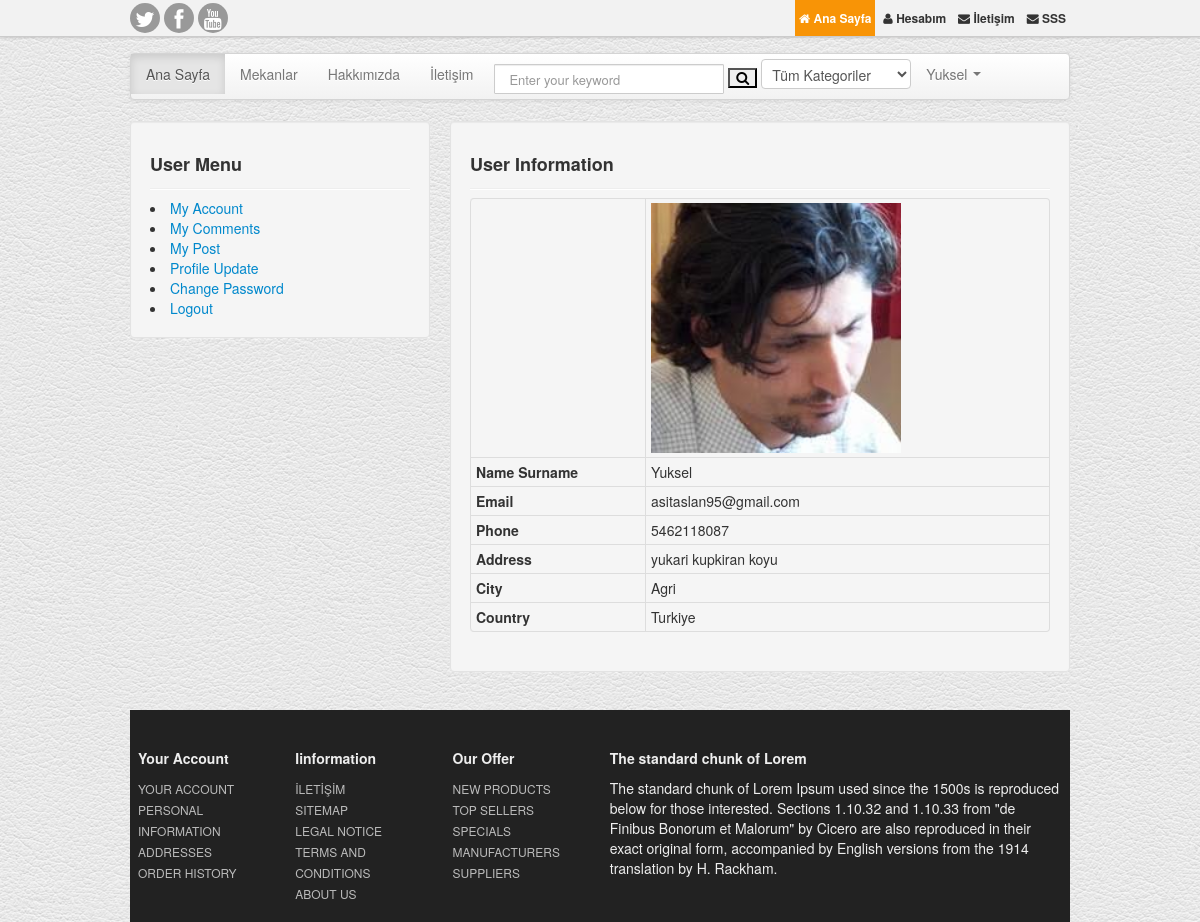
The page /user/ (signed in) on the database its author committed.
### home/models.py (models this page shows, shortened)
class UserProfile(models.Model):
    user = models.OneToOneField(User, on_delete=models.CASCADE)
    phone = models.CharField(blank=True, max_length=20)
    address = models.CharField(blank=True, max_length=150)
    city = models.CharField(blank=True, max_length=20)
    country = models.CharField(blank=True, max_length=20)
    image = models.ImageField(blank=True, upload_to='images/users/')
    def image_tag(self):
        return mark_safe('<img src="{}" height="50"/>'.format(self.image.url))
    image_tag.short_description = 'Image'

### user/views.py (the view)
# urls.py: path('', views.index, name='index'),
@login_required(login_url='/login')  # Check login
def index(request):
    setting = Setting.objects.get(pk=1)
    category = Category.objects.all()
    current_user = request.user  # Access User Session information
    profile = UserProfile.objects.get(user_id=current_user.id)
    context = {'category': category,
               'profile': profile,
               'setting': setting,
               }
    return render(request, 'user_profile.html', context)

### user/templates/user_profile.html (shortened to what this page needs)
{% extends 'homebase.html' %}
{% block content %}
    <div class="span4">
        <div class="well">
            <div class="section-title">
                <h3 class="title">User Menu</h3>
            </div>
            <hr class="soften"/>
            <li><a href="/user">My Account</a></li>
            <li><a href="/user/comments">My Comments</a></li>
            <li><a href="/user/mekans">My Post</a></li>
            <li><a href="/user/update">Profile Update</a></li>
            <li><a href="/user/password">Change Password</a></li>
            <li><a href="/logout">Logout</a></li>
        </div>
    </div>
    <div class="span8">
        <div class="well">
            <div class="section-title">
                <h3 class="title">User Information</h3>
            </div>
            <hr class="soften"/>
            <table class="table table-bordered table-condensed">
                <tr>
                    <th></th>
                    <td><img width="250" src="{{ profile.image.url }}" alt=""></td>
                </tr>
                <tr>
                    <th>Name Surname</th>
                    <td>{{ profile.user.first_name }}</td>
                </tr>
                <tr>
                    <th>Email</th>
                    <td>{{ profile.user.email }}</td>
                </tr>
                <tr>
                    <th>Phone</th>
                    <td>{{ profile.phone }}</td>
                </tr>
                <tr>
                    <th>Address</th>
                    <td>{{ profile.address }}</td>
                </tr>
                <tr>
                    <th>City</th>
                    <td>{{ profile.city }} </td>
                </tr>
                <tr>
                    <th>Country</th>
                    <td>{{ profile.country }}</td>
                </tr>
            </table>
        </div>
    </div>
{% endblock %}

### home/templates/header.html (shortened to what this page needs)
{% load static %}
{% load mptt_tags %}
<div class="navbar navbar-inverse navbar-fixed-top">
    <div class="topNav">
        <div class="container">
            <div class="alignR">
                <div class="pull-left socialNw">
                    <a href="https://twitter.com/"><span class="icon-twitter"></span></a>
                    <a href="https://www.facebook.com/"><span class="icon-facebook"></span></a>
                    <a href="https://www.youtube.com/results?search_query=yuksel+celik"><span class="icon-youtube"></span></a>
                </div>
                <a class="active" href="/AnaSayfa"> <span class="icon-home"></span> Ana Sayfa</a>
                <a href="/user"><span class="icon-user"></span> Hesabım</a>
                <a href="/iletisim"><span class="icon-envelope"></span> İletişim</a>
                <a href="/sss"><span class="icon-envelope"></span> SSS</a>
            </div>
        </div>
    </div>
</div>
<div class="container">
    <header id="header">
    </header>
    <div class="navbar">
        <div class="navbar-inner">
            <div class="container">
                <div class="nav-collapse">
                    <ul class="nav">
                        <li class="active"><a href="/AnaSayfa">Ana Sayfa	</a></li>
                        <li class=""><a href="/mekans">Mekanlar</a></li>
                        <li class=""><a href="/hakkimizda">Hakkımızda</a></li>
                        <li class=""><a href="/iletisim">İletişim</a></li>
                    </ul>
                    <form action="/search/" class="navbar-search pull-left" method="post">
                        <input id="query" name="query" class="search-query span2" type="text"
                               placeholder="Enter your keyword">
                        <button class="icon-search"></button>
                        <select name="catid" class="input search-input" style="width: 150px;">
                            <option value="0">Tüm Kategoriler</option>
                        </select>
                    </form>
                    <ul class="nav pull-left">
                        <li class="dropdown">
                            {% if user.id is not None %}
                                <a data-toggle="dropdown" class="dropdown-toggle" href="#">{{ user.first_name }} {{ user.last_name }}<b
                                        class="caret"></b></a>
                            {% else %}
                                <a href="/login">Log In<a href="/signup">Sign Up</a> </a>
                            {% endif %}
                        </li>
                    </ul>
                </div>
            </div>
        </div>
    </div>
</div>

### home/static/style.css (style rules this page uses)
body { background:url(img/white_leather.png) repeat 0 0; }
#header { padding:8px 0 8px; }
#header { padding-top:44px; }
h3 { font-size: 18px;line-height: 1.5em; }
hr.soften { margin: 8px 0;background: #DDD; }
.navbar-inner { padding-left: 0;padding-right: 0; }
.alignR { text-align:right; }
.navbar .nav , .marginLess { margin:0 }
.navbar-search .search-query { padding: 4px 14px;-moz-border-radius: 1px;-webkit-border-radius: 1px;border-radius: 1px;line-height: 1.5em; min-width: 200px; }
.navbar-search { margin-left:6px; }
.topNav { padding: 0;border-bottom: 1px solid #CCC;background: #f2f2f2;box-shadow: 0 0 3px #B1AFAF; }
.topNav a { color:#333; font-size:12px; font-weight:bold; display:inline-block; padding:8px 4px; }
.topNav a:hover, .topNav a.active { color:#fff; background:#f89406; text-decoration:none }
.socialNw a { width:24px; height:24px; line-height:24px; display:inline-block; padding:3px; margin-top:3px; font-size:21px; border-radius:50%; background:#999; color:#fff; text-align:center; }

### rows shown on the page
UserProfile: image (picture), user.first_name "Yuksel", user.email "asitaslan95@gmail.com", phone "5462118087", address "yukari kupkiran koyu", city "Agri", country "Turkiye"

### other values the page prints
{{ user.first_name }} "Yuksel"
